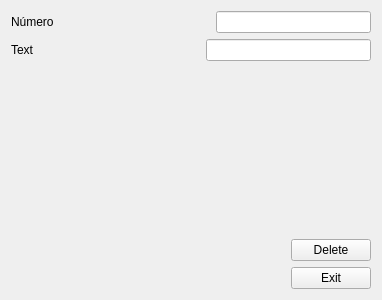
<?xml version="1.0" encoding="UTF-8"?>
<ui version="4.0">
 <class>Form</class>
 <widget class="QWidget" name="Form">
  <property name="geometry">
   <rect>
    <x>0</x>
    <y>0</y>
    <width>382</width>
    <height>300</height>
   </rect>
  </property>
  <property name="windowTitle">
   <string>Form</string>
  </property>
  <layout class="QGridLayout" name="gridLayout">
   <item row="0" column="0" colspan="2">
    <layout class="QVBoxLayout" name="verticalLayout">
     <item>
      <layout class="QHBoxLayout" name="horizontalLayout">
       <item>
        <widget class="QLabel" name="label">
         <property name="text">
          <string>Número</string>
         </property>
        </widget>
       </item>
       <item>
        <spacer name="horizontalSpacer">
         <property name="orientation">
          <enum>Qt::Horizontal</enum>
         </property>
         <property name="sizeHint" stdset="0">
          <size>
           <width>128</width>
           <height>20</height>
          </size>
         </property>
        </spacer>
       </item>
       <item>
        <widget class="QLineEdit" name="lineEdit">
         <property name="palette">
          <palette>
           <active>
            <colorrole role="Text">
             <brush brushstyle="SolidPattern">
              <color alpha="255">
               <red>164</red>
               <green>0</green>
               <blue>0</blue>
              </color>
             </brush>
            </colorrole>
            <colorrole role="PlaceholderText">
             <brush brushstyle="SolidPattern">
              <color alpha="128">
               <red>164</red>
               <green>0</green>
               <blue>0</blue>
              </color>
             </brush>
            </colorrole>
           </active>
           <inactive>
            <colorrole role="Text">
             <brush brushstyle="SolidPattern">
              <color alpha="255">
               <red>164</red>
               <green>0</green>
               <blue>0</blue>
              </color>
             </brush>
            </colorrole>
            <colorrole role="PlaceholderText">
             <brush brushstyle="SolidPattern">
              <color alpha="128">
               <red>164</red>
               <green>0</green>
               <blue>0</blue>
              </color>
             </brush>
            </colorrole>
           </inactive>
           <disabled>
            <colorrole role="Text">
             <brush brushstyle="SolidPattern">
              <color alpha="255">
               <red>190</red>
               <green>190</green>
               <blue>190</blue>
              </color>
             </brush>
            </colorrole>
            <colorrole role="PlaceholderText">
             <brush brushstyle="SolidPattern">
              <color alpha="128">
               <red>0</red>
               <green>0</green>
               <blue>0</blue>
              </color>
             </brush>
            </colorrole>
           </disabled>
          </palette>
         </property>
         <property name="inputMask">
          <string/>
         </property>
         <property name="maxLength">
          <number>10</number>
         </property>
        </widget>
       </item>
      </layout>
     </item>
     <item>
      <layout class="QHBoxLayout" name="horizontalLayout_2">
       <item>
        <widget class="QLabel" name="label_2">
         <property name="text">
          <string>Text</string>
         </property>
        </widget>
       </item>
       <item>
        <spacer name="horizontalSpacer_2">
         <property name="orientation">
          <enum>Qt::Horizontal</enum>
         </property>
         <property name="sizeHint" stdset="0">
          <size>
           <width>128</width>
           <height>20</height>
          </size>
         </property>
        </spacer>
       </item>
       <item>
        <widget class="QLineEdit" name="lineEdit_2">
         <property name="palette">
          <palette>
           <active>
            <colorrole role="Text">
             <brush brushstyle="SolidPattern">
              <color alpha="255">
               <red>32</red>
               <green>74</green>
               <blue>135</blue>
              </color>
             </brush>
            </colorrole>
            <colorrole role="PlaceholderText">
             <brush brushstyle="SolidPattern">
              <color alpha="128">
               <red>32</red>
               <green>74</green>
               <blue>135</blue>
              </color>
             </brush>
            </colorrole>
           </active>
           <inactive>
            <colorrole role="Text">
             <brush brushstyle="SolidPattern">
              <color alpha="255">
               <red>32</red>
               <green>74</green>
               <blue>135</blue>
              </color>
             </brush>
            </colorrole>
            <colorrole role="PlaceholderText">
             <brush brushstyle="SolidPattern">
              <color alpha="128">
               <red>32</red>
               <green>74</green>
               <blue>135</blue>
              </color>
             </brush>
            </colorrole>
           </inactive>
           <disabled>
            <colorrole role="Text">
             <brush brushstyle="SolidPattern">
              <color alpha="255">
               <red>190</red>
               <green>190</green>
               <blue>190</blue>
              </color>
             </brush>
            </colorrole>
            <colorrole role="PlaceholderText">
             <brush brushstyle="SolidPattern">
              <color alpha="128">
               <red>0</red>
               <green>0</green>
               <blue>0</blue>
              </color>
             </brush>
            </colorrole>
           </disabled>
          </palette>
         </property>
         <property name="inputMethodHints">
          <set>Qt::ImhNone</set>
         </property>
         <property name="inputMask">
          <string/>
         </property>
         <property name="text">
          <string/>
         </property>
         <property name="maxLength">
          <number>10</number>
         </property>
         <property name="clearButtonEnabled">
          <bool>false</bool>
         </property>
        </widget>
       </item>
      </layout>
     </item>
    </layout>
   </item>
   <item row="1" column="1">
    <spacer name="verticalSpacer">
     <property name="orientation">
      <enum>Qt::Vertical</enum>
     </property>
     <property name="sizeHint" stdset="0">
      <size>
       <width>20</width>
       <height>147</height>
      </size>
     </property>
    </spacer>
   </item>
   <item row="2" column="0">
    <spacer name="horizontalSpacer_3">
     <property name="orientation">
      <enum>Qt::Horizontal</enum>
     </property>
     <property name="sizeHint" stdset="0">
      <size>
       <width>273</width>
       <height>20</height>
      </size>
     </property>
    </spacer>
   </item>
   <item row="2" column="1">
    <layout class="QVBoxLayout" name="verticalLayout_2">
     <item>
      <widget class="QPushButton" name="pushButton">
       <property name="text">
        <string>Delete</string>
       </property>
      </widget>
     </item>
     <item>
      <widget class="QPushButton" name="pushButton_2">
       <property name="text">
        <string>Exit</string>
       </property>
      </widget>
     </item>
    </layout>
   </item>
  </layout>
 </widget>
 <resources/>
 <connections>
  <connection>
   <sender>pushButton</sender>
   <signal>clicked()</signal>
   <receiver>lineEdit_2</receiver>
   <slot>clear()</slot>
   <hints>
    <hint type="sourcelabel">
     <x>345</x>
     <y>236</y>
    </hint>
    <hint type="destinationlabel">
     <x>285</x>
     <y>108</y>
    </hint>
   </hints>
  </connection>
  <connection>
   <sender>pushButton</sender>
   <signal>clicked()</signal>
   <receiver>lineEdit</receiver>
   <slot>clear()</slot>
   <hints>
    <hint type="sourcelabel">
     <x>363</x>
     <y>226</y>
    </hint>
    <hint type="destinationlabel">
     <x>333</x>
     <y>44</y>
    </hint>
   </hints>
  </connection>
  <connection>
   <sender>pushButton_2</sender>
   <signal>clicked()</signal>
   <receiver>Form</receiver>
   <slot>close()</slot>
   <hints>
    <hint type="sourcelabel">
     <x>317</x>
     <y>264</y>
    </hint>
    <hint type="destinationlabel">
     <x>153</x>
     <y>268</y>
    </hint>
   </hints>
  </connection>
 </connections>
</ui>
